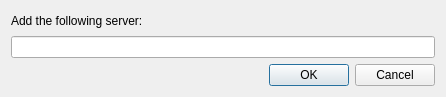
<?xml version="1.0" encoding="UTF-8"?>
<ui version="4.0">
 <class>ipListAdd</class>
 <widget class="QDialog" name="ipListAdd">
  <property name="geometry">
   <rect>
    <x>0</x>
    <y>0</y>
    <width>446</width>
    <height>97</height>
   </rect>
  </property>
  <property name="windowTitle">
   <string>Server to lookup</string>
  </property>
  <layout class="QVBoxLayout" name="verticalLayout">
   <item>
    <widget class="QLabel" name="label">
     <property name="text">
      <string>Add the following server:</string>
     </property>
    </widget>
   </item>
   <item>
    <widget class="QLineEdit" name="lineEdit"/>
   </item>
   <item>
    <widget class="QDialogButtonBox" name="buttonBox">
     <property name="orientation">
      <enum>Qt::Horizontal</enum>
     </property>
     <property name="standardButtons">
      <set>QDialogButtonBox::Cancel|QDialogButtonBox::Ok</set>
     </property>
    </widget>
   </item>
  </layout>
 </widget>
 <resources/>
 <connections>
  <connection>
   <sender>buttonBox</sender>
   <signal>accepted()</signal>
   <receiver>ipListAdd</receiver>
   <slot>accept()</slot>
   <hints>
    <hint type="sourcelabel">
     <x>248</x>
     <y>254</y>
    </hint>
    <hint type="destinationlabel">
     <x>157</x>
     <y>274</y>
    </hint>
   </hints>
  </connection>
  <connection>
   <sender>buttonBox</sender>
   <signal>rejected()</signal>
   <receiver>ipListAdd</receiver>
   <slot>reject()</slot>
   <hints>
    <hint type="sourcelabel">
     <x>316</x>
     <y>260</y>
    </hint>
    <hint type="destinationlabel">
     <x>286</x>
     <y>274</y>
    </hint>
   </hints>
  </connection>
 </connections>
</ui>
